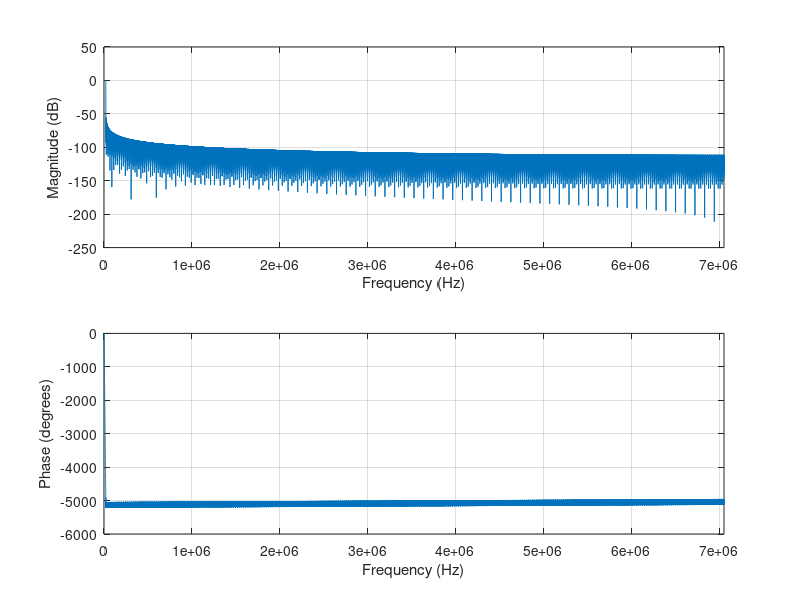

Write the MATLAB code that produced this figure.
# Note: ending a line with a semicolon suppresses printing the result

pkg load signal

close all;
clear all;
#clf;

dB  = 60
L = 147
M = 320
Fsin = 96000
Fsimm1 = Fsin * L
Fsout = Fsimm1 / M

f1 = 20000
f2 = min(Fsin/2, Fsout/2)

delta_f = f2 - f1;

# Calculate minimum number of taps
N = dB * Fsimm1 / (22 * delta_f)

# Round up to the next multiple of L
N = L * ceil(N / L)

# HACK REMOVE ME
# N = L * 3

# Calculate N tap FIR filter coefficients
f =  [f1] / (Fsimm1 / 2)
hc = fir1(N-1, f,'low');

freqz(hc,1,512,Fsimm1)

# Scale coefficients to cope with gain loss due to interpolation
hc = hc * L;

hc_min = min(hc)
hc_max = max(hc)
hc_sum = sum(hc)

# Scale coefficients to be represented as 16-bit signed integers
hc = round(hc * 2^15);

# Log some stats
hc_min = min(hc)
hc_max = max(hc)
hc_sum = sum(hc)

# Save to a file
save hc.txt hc;
